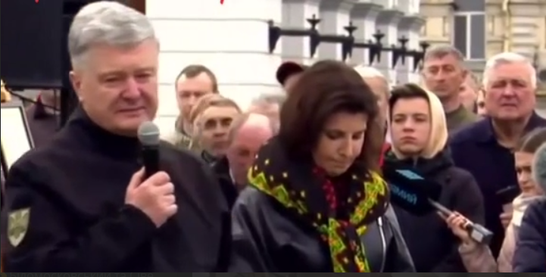
#> input picture Lab2/poroshenko.png, 546 x 277 px, shrunk from 721 x 366 before the run
$ python Lab2_1.py
#> lines starting #> are read from the running program, lines starting #| are printed output that depends on the picture; after the words box and inside, x2 and y2 are one past the last pixel; in counts of white or black regions, pixels touching at a corner belong together
import cv2


if __name__ == '__main__':
    face_classifier = cv2.CascadeClassifier(cv2.data.haarcascades + "haarcascade_frontalface_default.xml")
    smile_classifier = cv2.CascadeClassifier(cv2.data.haarcascades + "haarcascade_smile.xml")
    eye_classifier = cv2.CascadeClassifier(cv2.data.haarcascades + "haarcascade_eye.xml")

    for photo in ("poroshenko.png", "ushchenko.jpg", "homies.jpg"):
        frame = cv2.imread(photo)
#> frame is the input picture: shape (277, 546, 3); mean B, G, R 86.9, 87.8, 106.3
        gray_filter = cv2.cvtColor(frame, cv2.COLOR_BGR2GRAY)
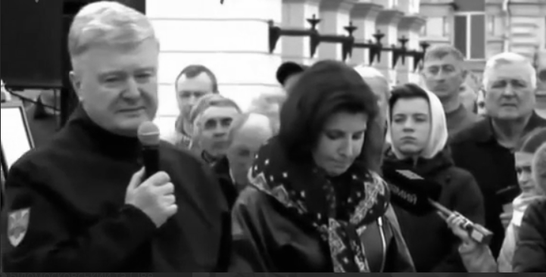
#> gray_filter: shape (277, 546); min 1, max 255, mean 93.2
        face_rects = face_classifier.detectMultiScale(gray_filter, scaleFactor=1.1, minNeighbors=5)
#> face_rects = [[420, 53, 43, 43], [194, 104, 51, 51], [168, 77, 47, 47], [381, 97, 57, 57], [483, 64, 53, 53], [318, 114, 57, 57], [91, 48, 77, 77]]

        for (x, y, w, h) in face_rects:
            cv2.rectangle(frame, (x, y), (x + w, y + h), (0, 0, 255), 3)
            roi_gray = gray_filter[y:y+h, x:x+w]
            roi_color = frame [y:y+h, x:x+w]
            smile = smile_classifier.detectMultiScale(roi_gray, scaleFactor=1.1, minNeighbors=10)
            eye = eye_classifier.detectMultiScale(roi_gray, scaleFactor=1.15, minNeighbors=5)
            for (sx, sy, sw, sh) in smile:
                cv2.rectangle(roi_color, (sx, sy), (sx + sw, sy + sh), (0, 255, 0), 1)
            for (ex, ey, ew, eh) in eye:
                cv2.rectangle(roi_color, (ex, ey), (ex + ew, ey + eh), (255, 0, 0), 1)
#> this loop made 7 passes
#> (x, y, w, h, smile) on passes 5, 7: (483, 64, 53, 53, [[8, 31, 38, 19]]), (91, 48, 77, 77, [[20, 52, 41, 21]])
#> pass 1, `roi_gray = gray_filter[y:y+h, x:x+w]`:
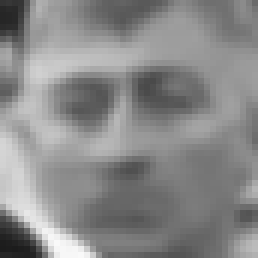
#> roi_gray: shape (43, 43) (shown 6 times larger); min 28, max 249, mean 137.4
#> pass 1, `roi_color = frame [y:y+h, x:x+w]`:
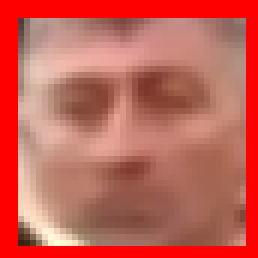
#> roi_color: shape (43, 43, 3) (shown 6 times larger); mean B, G, R 85.8, 97.3, 196.7
#> pass 2, `roi_color = frame [y:y+h, x:x+w]`:
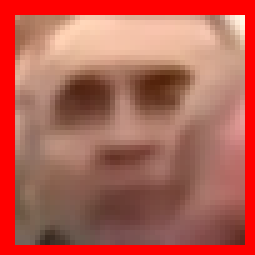
#> roi_color: shape (51, 51, 3) (shown 5 times larger); mean B, G, R 82.9, 95.8, 180.3
#> after the loop:
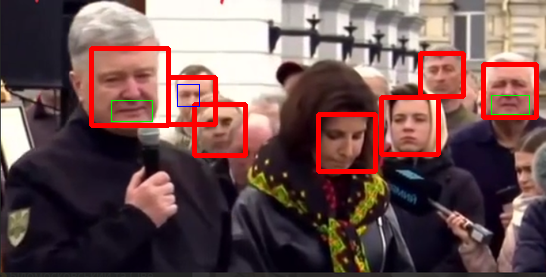
#> frame: shape (277, 546, 3); 4.99% of pixels changed, all inside (x1, y1, x2, y2) = (89, 46, 539, 174)
#> after the loop:
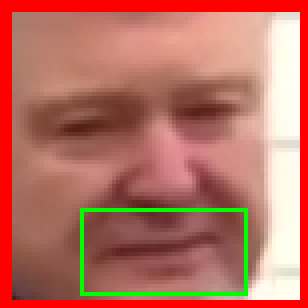
#> roi_color: shape (77, 77, 3) (shown 4 times larger); mean B, G, R 98, 112.8, 185
#> after the loop:
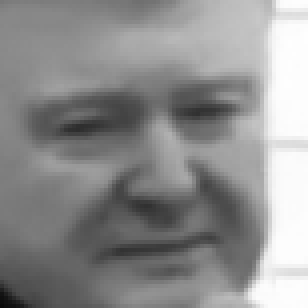
#> roi_gray: shape (77, 77) (shown 4 times larger); min 10, max 254, mean 142.4
        print(f"Found {len(face_rects)} faces!")
#| Found 7 faces!
        cv2.imshow(photo, frame)
        cv2.waitKey()
        cv2.destroyAllWindows()
#> pass 2 of the loop `for photo in ("poroshenko.png", "ushchenko.jpg", "homies.jpg"):`:
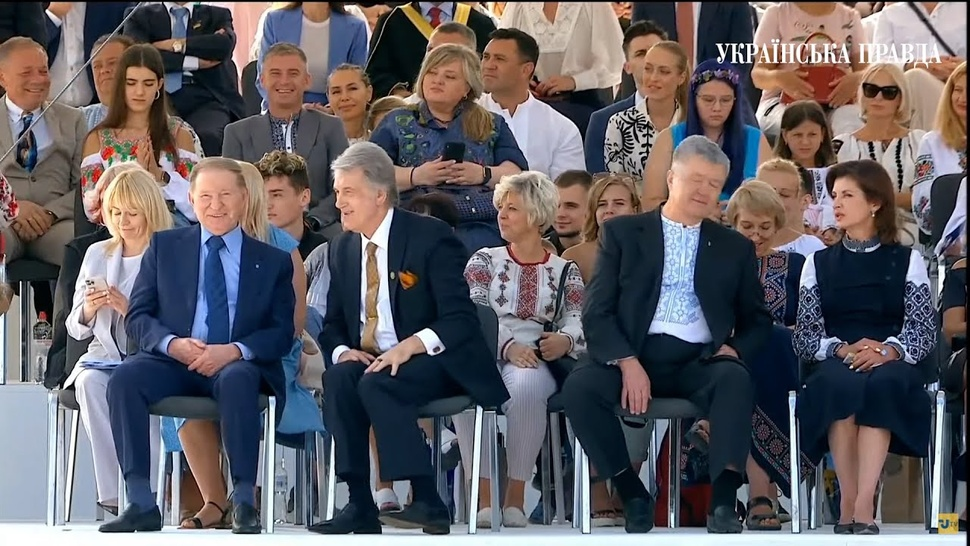
#> input picture Lab2/ushchenko.jpg, 970 x 546 px, shrunk from 1280 x 720 before the run
#> frame is the input picture: shape (546, 970, 3); mean B, G, R 98.8, 94, 97.8
#> `gray_filter = cv2.cvtColor(frame, cv2.COLOR_BGR2GRAY)`:
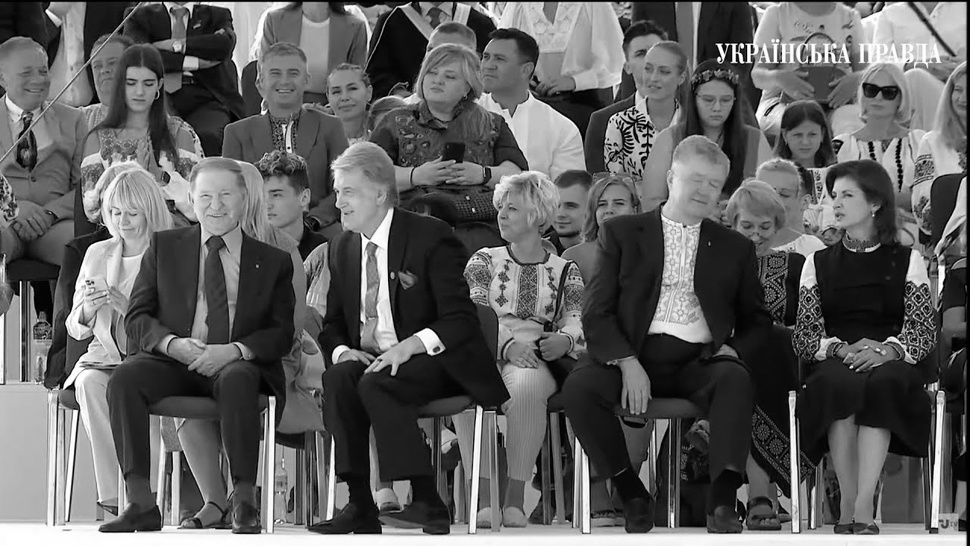
#> gray_filter: shape (546, 970); min 0, max 255, mean 95.7
#> face_rects = [[472, 41, 44, 44], [819, 177, 47, 47], [693, 82, 47, 47], [783, 116, 44, 44], [116, 64, 48, 48], [320, 69, 52, 52], [258, 53, 52, 52], [189, 173, 56, 56], [631, 50, 50, 50], [9, 53, 51, 51], [852, 71, 58, 58], [453, 241, 85, 85]]
#> the loop `for (x, y, w, h) in face_rects:` made 12 passes
#> after the loop `for (x, y, w, h) in face_rects:`:
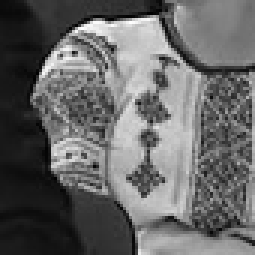
#> roi_gray: shape (85, 85) (shown 3 times larger); min 1, max 255, mean 102.3
#| Found 12 faces!
#> pass 3 of the loop `for photo in ("poroshenko.png", "ushchenko.jpg", "homies.jpg"):`:
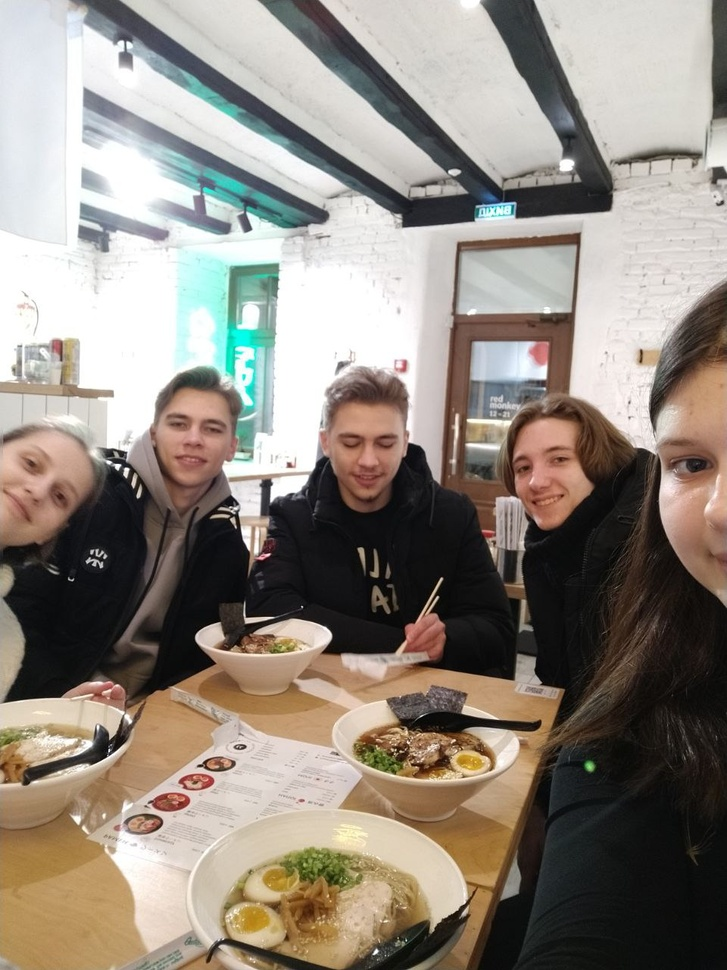
#> input picture Lab2/homies.jpg, 727 x 970 px, shrunk from 960 x 1280 before the run
#> frame is the input picture: shape (970, 727, 3); mean B, G, R 126.4, 136.1, 144.6
#> gray_filter: shape (970, 727)
#> face_rects = [[150, 391, 88, 88], [324, 410, 88, 88], [494, 426, 95, 95]]
#> the loop `for (x, y, w, h) in face_rects:` made 3 passes
#> (x, y, w, h, smile, eye) on passes 1 to 3: (150, 391, 88, 88, [[18, 58, 47, 24]], [[51, 28, 23, 23]]), (324, 410, 88, 88, [[22, 57, 44, 22]], [[16, 20, 26, 26], [44, 16, 29, 29]]), (494, 426, 95, 95, [[29, 63, 48, 24]], [[51, 22, 24, 24], [20, 33, 21, 21]])
#> after the loop `for (x, y, w, h) in face_rects:`:
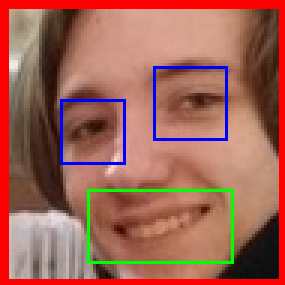
#> roi_color: shape (95, 95, 3) (shown 3 times larger); mean B, G, R 86.1, 99.9, 160.3
#> after the loop `for (x, y, w, h) in face_rects:`:
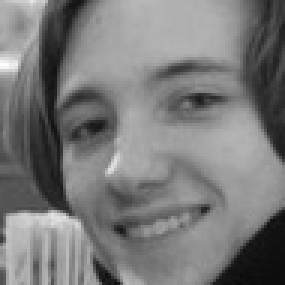
#> roi_gray: shape (95, 95) (shown 3 times larger); min 10, max 253, mean 121.8
#| Found 3 faces!
